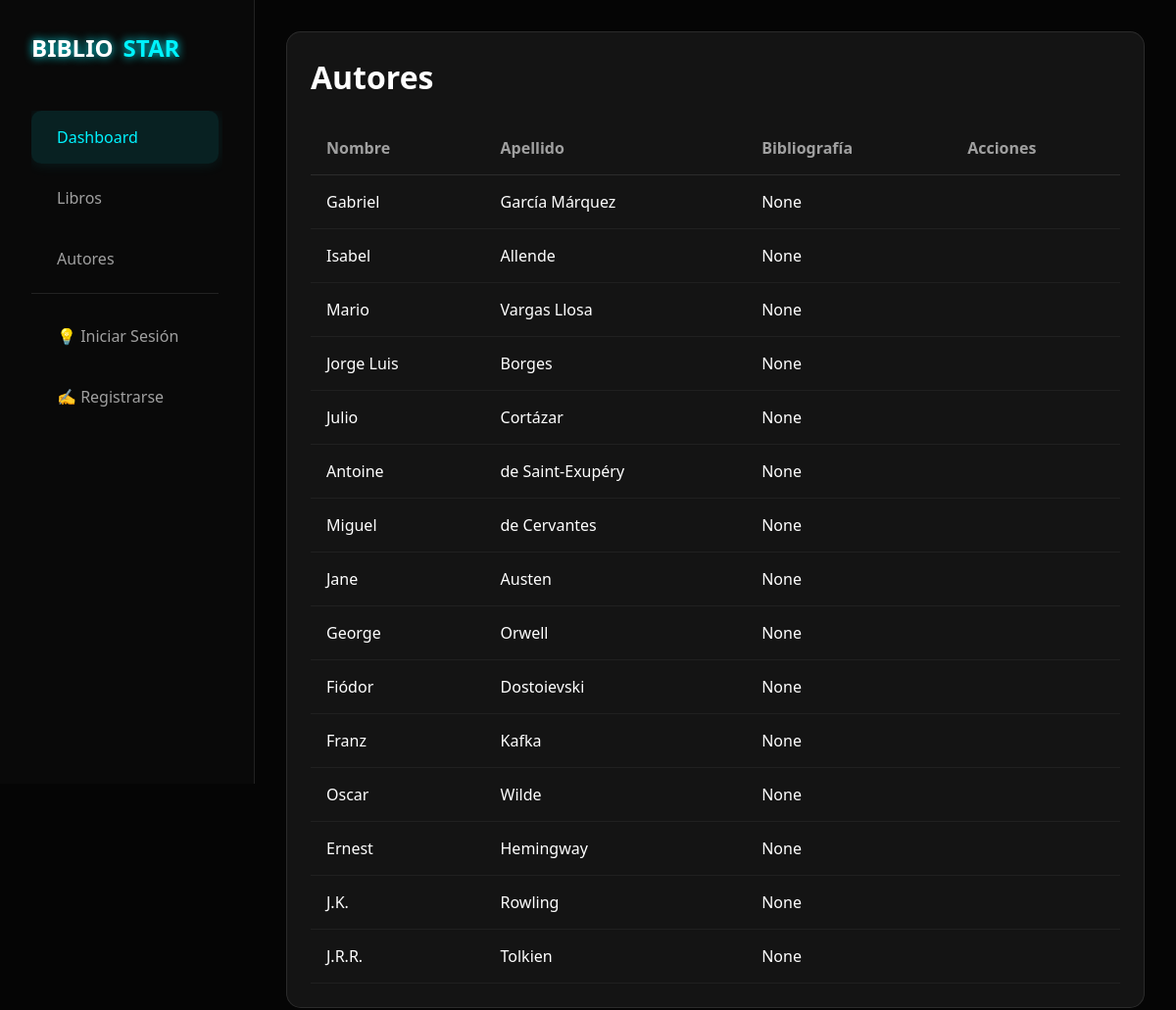
The app's page /autores/, older data.
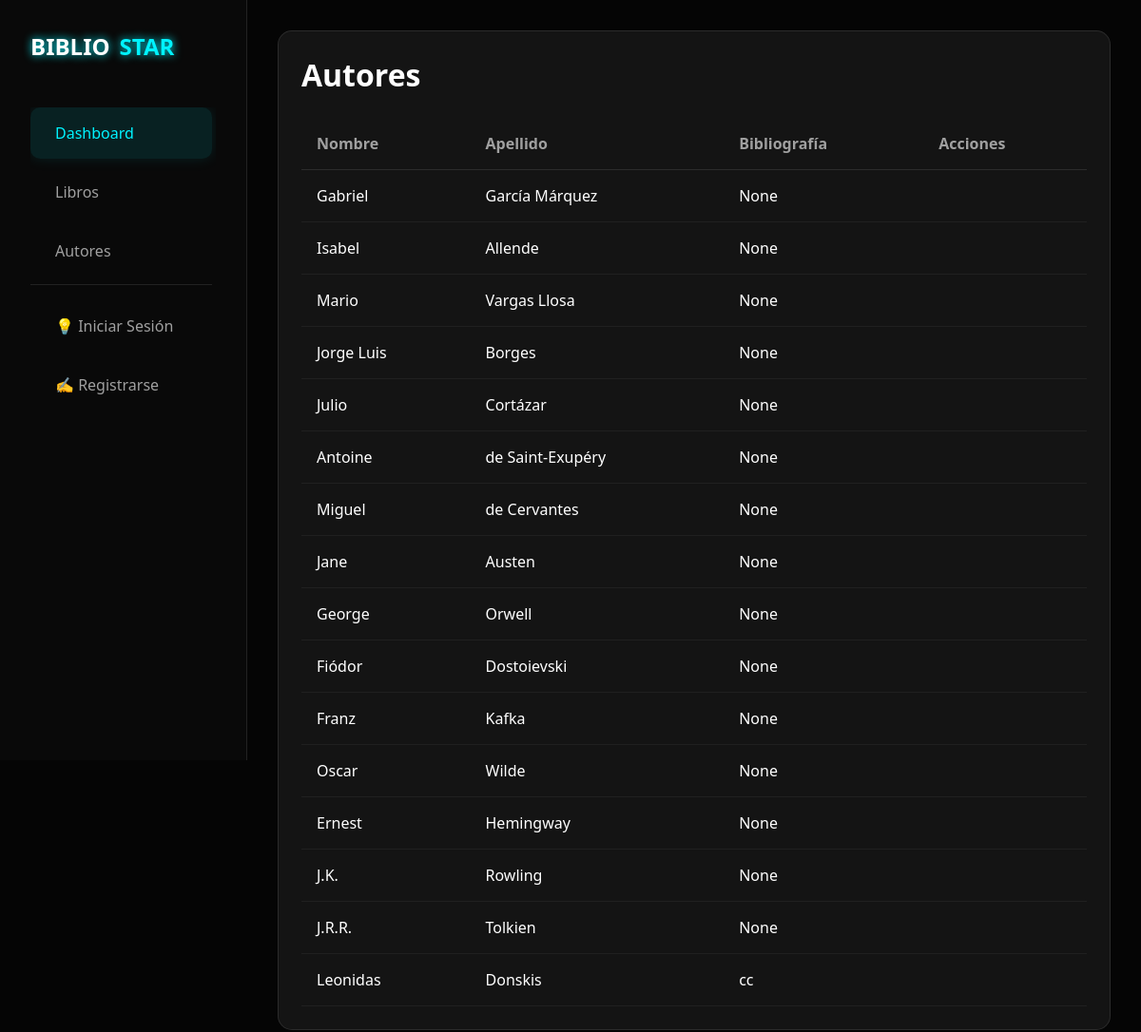
The same page, newer data.
### gestion/models.py (models this page shows, shortened)
class Autor(models.Model):
    nombre=models.CharField(max_length=50)
    apellido=models.CharField(max_length=50)
    bibliografia  = models.CharField(max_length=200, blank= True, null= True)

### gestion/views.py (the view)
# urls.py: path('autores/', lista_autores, name="lista_autores"),
def lista_autores(request):
    autores = Autor.objects.all()
    return render(request, 'autores.html', {
        'autores': autores,
        'can_manage_authors': es_personal_bodega(request.user),
        'is_admin': es_admin(request.user)
    })

### gestion/views.py (called while the page is built)
def es_admin(user):
    return user.is_superuser or user.groups.filter(name='Administrador').exists()

def es_personal_bodega(user):
    return user.is_superuser or user.groups.filter(name__in=['Bodeguero', 'Administrador']).exists()

### gestion/templates/autores.html (shortened to what this page needs)
{% extends "index.html" %}
{% block contenido %}
<section class="recent-section">
    <div class="section-header">
        <h2>Autores</h2>
    </div>
    <table>
        <thead>
            <tr>
            <tr>
                <th>Nombre</th>
                <th>Apellido</th>
                <th>Bibliografía</th>
                <th>Acciones</th>
            </tr>
            </tr>
        </thead>
        <tbody>
            {% for autor in autores %}
            <tr>
                <td>{{ autor.nombre }}</td>
                <td>{{ autor.apellido }}</td>
                <td>{{ autor.bibliografia }}</td>
                <td>
                </td>
            </tr>
            {% empty %}
            <tr>
                <td colspan="3" style="text-align: center;">No hay autores registrados.</td>
            </tr>
            {% endfor %}
        </tbody>
    </table>
</section>
{% endblock %}

Row changes from the older to the newer data that the page shows:
added Autor: nombre "Leonidas", apellido "Donskis", bibliografia "cc"
